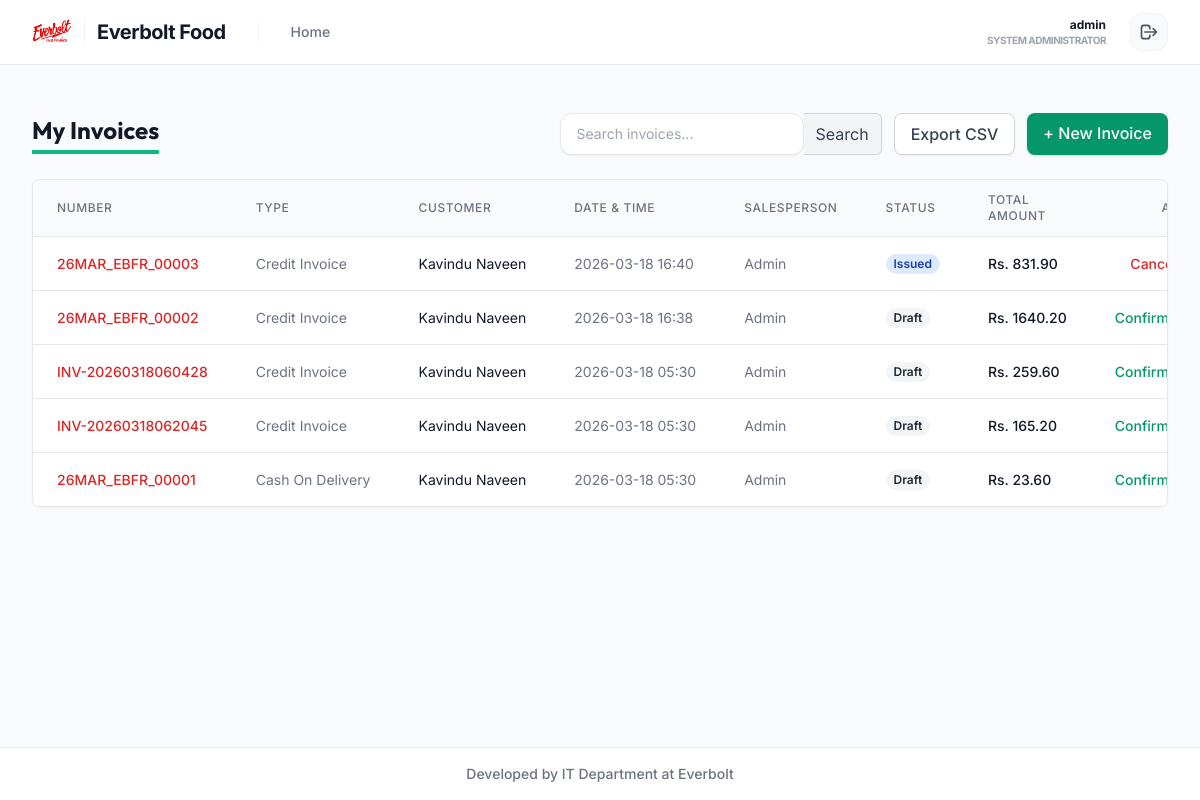
The app's page /sales/invoices/ (signed in) with its own data.
### users/models.py (models this page shows, shortened)
class User(AbstractUser):
    class Roles(models.TextChoices):
        ADMIN = 'ADMIN', 'Admin'
        SALES_OFFICER = 'SALES_OFFICER', 'Sales Officer'
    role = models.CharField(max_length=50, choices=Roles.choices, default=Roles.SALES_OFFICER)
    contact_number = models.CharField(max_length=20, blank=True, null=True)
    assigned_area = models.CharField(max_length=100, blank=True, null=True)
    def is_admin(self):
        return self.role == self.Roles.ADMIN or self.is_superuser
    def has_perm(self, perm, obj=None):
        if self.is_admin():
            return True
        return super().has_perm(perm, obj)

### sales/models.py (models this page shows, shortened)
class Invoice(models.Model):
    class Type(models.TextChoices):
        CREDIT = 'CREDIT', 'Credit Invoice'
        COD = 'COD', 'Cash On Delivery'
    class Status(models.TextChoices):
        DRAFT = 'DRAFT', 'Draft'
        ISSUED = 'ISSUED', 'Issued'
        PAID = 'PAID', 'Paid'
        CANCELLED = 'CANCELLED', 'Cancelled'
    invoice_number = models.CharField(max_length=50, unique=True)
    invoice_type = models.CharField(max_length=20, choices=Type.choices, default=Type.CREDIT)
    customer = models.ForeignKey(Customer, on_delete=models.PROTECT)
    salesperson = models.ForeignKey(settings.AUTH_USER_MODEL, on_delete=models.SET_NULL, null=True)
    creation_date = models.DateTimeField(auto_now_add=True)
    delivery_date = models.DateField(blank=True, null=True)
    total_amount = models.DecimalField(max_digits=12, decimal_places=2, default=0.00)
    tax_amount = models.DecimalField(max_digits=12, decimal_places=2, default=0.00)
    status = models.CharField(max_length=20, choices=Status.choices, default=Status.DRAFT)
    notes = models.TextField(blank=True, null=True)

### crm/models.py (models this page shows, shortened)
class Customer(models.Model):
    customer_code = models.CharField(max_length=50, unique=True)
    customer_name = models.CharField(max_length=200)
    company_name = models.CharField(max_length=200, blank=True, null=True)
    contact_person = models.CharField(max_length=150)
    phone = models.CharField(max_length=50)
    email = models.EmailField(blank=True, null=True)
    billing_address = models.TextField()
    delivery_address = models.TextField()
    customer_type = models.CharField(max_length=50, choices=CustomerType.choices)
    assigned_sales_officer = models.ForeignKey(settings.AUTH_USER_MODEL, on_delete=models.SET_NULL, null=True, blank=True, related_name='customers')
    area_route = models.CharField(max_length=150)
    payment_terms = models.CharField(max_length=50, choices=PaymentTerms.choices, default=PaymentTerms.CASH)
    credit_limit = models.DecimalField(max_digits=12, decimal_places=2, default=0.00)
    registration_date = models.DateField(auto_now_add=True)
    vat_enabled = models.BooleanField(default=True, help_text="Always compute 18% VAT")
    vat_number = models.CharField(max_length=50, blank=True, null=True)

### sales/views.py (the view)
# urls.py: path('sales/invoices/', views.InvoiceListView.as_view(), name='invoice_list'),
class InvoiceListView(LoginRequiredMixin, PermissionRequiredMixin, ListView):
    model = Invoice
    template_name = 'sales/invoice_list.html'
    context_object_name = 'invoices'
    permission_required = 'sales.view_invoice'
    def get_queryset(self):
        qs = super().get_queryset().filter(salesperson=self.request.user).order_by('-creation_date')
        q = self.request.GET.get('q')
        if q:
            qs = qs.filter(invoice_number__icontains=q)
        return qs

### sales/templates/sales/invoice_list.html (shortened to what this page needs)
{% extends 'layouts/base.html' %}
{% block content %}
<div class="px-4 py-6 sm:px-0">
    <div class="flex justify-between items-center mb-6">
        <h1 class="text-2xl font-bold text-gray-900 border-b-4 border-emerald-500 inline-block pb-1">My Invoices</h1>
        <div class="flex space-x-3">
            <form method="get" class="flex">
                <input type="text" name="q" placeholder="Search invoices..." value="{{ request.GET.q }}" class="px-3 py-2 border border-gray-300 rounded-l-md focus:ring-emerald-500 focus:border-emerald-500 block w-full sm:text-sm">
                <button type="submit" class="bg-gray-100 hover:bg-gray-200 border border-l-0 border-gray-300 rounded-r-md px-3 py-2 text-gray-700">Search</button>
            </form>
            <a href="{% url 'invoice_export' %}?q={{ request.GET.q }}" class="bg-white border border-gray-300 hover:bg-gray-50 text-gray-700 font-medium py-2 px-4 rounded-lg shadow-sm transition duration-150">
                Export CSV
            </a>
            {% if perms.sales.add_invoice %}
            <a href="{% url 'invoice_create' %}" class="bg-emerald-600 hover:bg-emerald-700 text-white font-medium py-2 px-4 rounded-lg shadow transition duration-150">
                + New Invoice
            </a>
            {% endif %}
        </div>
    </div>
    <div class="bg-white shadow-sm rounded-lg border border-gray-200 overflow-hidden">
        <table class="min-w-full divide-y divide-gray-200">
            <thead class="bg-gray-50">
                <tr>
                    <th scope="col" class="px-6 py-3 text-left text-xs font-medium text-gray-500 uppercase tracking-wider">Number</th>
                    <th scope="col" class="px-6 py-3 text-left text-xs font-medium text-gray-500 uppercase tracking-wider">Type</th>
                    <th scope="col" class="px-6 py-3 text-left text-xs font-medium text-gray-500 uppercase tracking-wider">Customer</th>
                    <th scope="col" class="px-6 py-3 text-left text-xs font-medium text-gray-500 uppercase tracking-wider">Date & Time</th>
                    <th scope="col" class="px-6 py-3 text-left text-xs font-medium text-gray-500 uppercase tracking-wider">Salesperson</th>
                    <th scope="col" class="px-6 py-3 text-left text-xs font-medium text-gray-500 uppercase tracking-wider">Status</th>
                    <th scope="col" class="px-6 py-3 text-left text-xs font-medium text-gray-500 uppercase tracking-wider">Total Amount</th>
                    <th scope="col" class="px-6 py-3 text-right text-xs font-medium text-gray-500 uppercase tracking-wider">Actions</th>
                </tr>
            </thead>
            <tbody class="bg-white divide-y divide-gray-200">
                {% for inv in invoices %}
                <tr class="hover:bg-gray-50 transition-colors {% if perms.sales.change_invoice %}cursor-pointer{% endif %}" {% if perms.sales.change_invoice %}onclick="window.location.href='{% url 'invoice_edit' inv.pk %}'"{% endif %}>
                    <td class="px-6 py-4 whitespace-nowrap text-sm font-medium text-red-600">{{ inv.invoice_number }}</td>
                    <td class="px-6 py-4 whitespace-nowrap text-sm text-gray-500">{{ inv.get_invoice_type_display }}</td>
                    <td class="px-6 py-4 whitespace-nowrap text-sm text-gray-900">{{ inv.customer.customer_name }}</td>
                    <td class="px-6 py-4 whitespace-nowrap text-sm text-gray-500">{{ inv.creation_date|date:"Y-m-d H:i" }}</td>
                    <td class="px-6 py-4 whitespace-nowrap text-sm text-gray-500">{{ inv.salesperson.username|title }}</td>
                    <td class="px-6 py-4 whitespace-nowrap text-sm">
                        <span class="px-2 inline-flex text-xs leading-5 font-semibold rounded-full
                            {% if inv.status == 'PAID' %}bg-green-100 text-green-800
                            {% elif inv.status == 'ISSUED' %}bg-blue-100 text-blue-800
                            {% elif inv.status == 'CANCELLED' %}bg-red-100 text-red-800
                            {% else %}bg-gray-100 text-gray-800{% endif %}">
                            {{ inv.get_status_display }}
                        </span>
                    </td>
                    <td class="px-6 py-4 whitespace-nowrap text-sm font-medium text-gray-900">Rs. {{ inv.total_amount }}</td>
                    <td class="px-6 py-4 whitespace-nowrap text-right text-sm font-medium">
                        {% if inv.status == 'DRAFT' %}
                        <form action="{% url 'invoice_confirm' inv.pk %}" method="post" class="inline">
                            <button type="submit" class="text-emerald-600 hover:text-emerald-900 mr-2" onclick="return confirm('Confirm & Deduct Stock?')">Confirm</button>
                        </form>
                        {% elif inv.status == 'ISSUED' %}
                        <form action="{% url 'invoice_cancel' inv.pk %}" method="post" class="inline">
                            <button type="submit" class="text-red-600 hover:text-red-900" onclick="return confirm('Cancel & Restore Stock?')">Cancel</button>
                        </form>
                        {% endif %}
                    </td>
                </tr>
                {% empty %}
                <tr>
                    <td colspan="7" class="px-6 py-10 text-center text-gray-500">
                        No invoices found. Click "New Invoice" to create one.
                    </td>
                </tr>
                {% endfor %}
            </tbody>
        </table>
    </div>
</div>
{% endblock %}

### sales/templates/layouts/base.html (shortened to what this page needs)
{% load static %}
<!DOCTYPE html>
<html lang="en">
<head>
    <script src="https://cdn.tailwindcss.com"></script>
</head>
<body class="bg-gray-50 text-gray-900 min-h-screen flex flex-col">
    <nav class="bg-white border-b border-gray-200">
        <div class="max-w-7xl mx-auto px-4 sm:px-6 lg:px-8">
            <div class="flex items-center justify-between h-16">
                <div class="flex items-center">
                    <a href="{% url 'main_dashboard' %}" class="flex items-center group transition-all">
                        <img src="{% static 'sales/img/logo.png' %}" alt="Everbolt Logo" class="h-10 w-auto object-contain transition-transform group-hover:scale-105">
                        <span class="ml-3 font-bold text-xl tracking-tight text-gray-900 group-hover:text-red-600 transition-colors border-l border-gray-100 pl-3">Everbolt Food</span>
                    </a>
                    <div class="hidden md:ml-8 md:flex md:items-center md:space-x-4 border-l border-gray-100 pl-8">
                        <nav class="flex" aria-label="Breadcrumb">
                            <ol class="flex items-center space-x-2 text-sm font-medium text-gray-500">
                                <li>
                                    <a href="{% url 'main_dashboard' %}" class="hover:text-red-600 transition-colors">Home</a>
                                </li>
                            </ol>
                        </nav>
                    </div>
                </div>
                <div class="flex items-center space-x-6">
                    <div class="hidden sm:flex flex-col items-end">
                        <span class="text-gray-900 font-bold text-xs ring-offset-2">{{ user.get_full_name|default:user.username }}</span>
                        <span class="text-gray-400 text-[10px] font-bold uppercase tracking-tighter">System Administrator</span>
                    </div>
                    {% if user.is_authenticated %}
                        <form method="post" action="{% url 'logout' %}">
                            <button type="submit" class="bg-gray-50 hover:bg-red-50 text-gray-600 hover:text-red-700 p-2 rounded-xl transition-all border border-gray-100 hover:border-red-100">
                                <svg class="w-5 h-5" fill="none" stroke="currentColor" viewBox="0 0 24 24">
                                    <path stroke-linecap="round" stroke-linejoin="round" stroke-width="2" d="M17 16l4-4m0 0l-4-4m4 4H7m6 4v1a3 3 0 01-3 3H6a3 3 0 01-3-3V7a3 3 0 013-3h4a3 3 0 013 3v1" />
                                </svg>
                            </button>
                        </form>
                    {% endif %}
                </div>
            </div>
        </div>
    </nav>
    <main class="max-w-7xl mx-auto py-6 sm:px-6 lg:px-8 flex-grow w-full">
        {% block content %}
        {% endblock %}
    </main>
    <footer class="bg-white border-t border-gray-200 mt-auto">
        <div class="max-w-7xl mx-auto py-4 px-4 sm:px-6 lg:px-8 box-border">
            <p class="text-center text-sm text-gray-500 font-medium">Developed by IT Department at Everbolt</p>
        </div>
    </footer>
</body>
</html>

### records on screen
User: get_full_name "admin"
Invoice: invoice_number "26MAR_EBFR_00003", invoice_type "Credit Invoice", customer.customer_name "Kavindu Naveen", creation_date "2026-03-18 16:40", salesperson.username "Admin", status "Issued", total_amount "831.90", shows "Cancel"
Invoice: invoice_number "26MAR_EBFR_00002", invoice_type "Credit Invoice", customer.customer_name "Kavindu Naveen", creation_date "2026-03-18 16:38", salesperson.username "Admin", status "Draft", total_amount "1640.20", shows "Confirm"
Invoice: invoice_number "INV-20260318060428", invoice_type "Credit Invoice", customer.customer_name "Kavindu Naveen", creation_date "2026-03-18 05:30", salesperson.username "Admin", status "Draft", total_amount "259.60", shows "Confirm"
Invoice: invoice_number "INV-20260318062045", invoice_type "Credit Invoice", customer.customer_name "Kavindu Naveen", creation_date "2026-03-18 05:30", salesperson.username "Admin", status "Draft", total_amount "165.20", shows "Confirm"
Invoice: invoice_number "26MAR_EBFR_00001", invoice_type "Cash On Delivery", customer.customer_name "Kavindu Naveen", creation_date "2026-03-18 05:30", salesperson.username "Admin", status "Draft", total_amount "23.60", shows "Confirm"
